Frame 1 (no input): blank canvas, image omitted
Frame 60 (the mouse pressed at the canvas centre just before this capture): blank canvas, image omitted
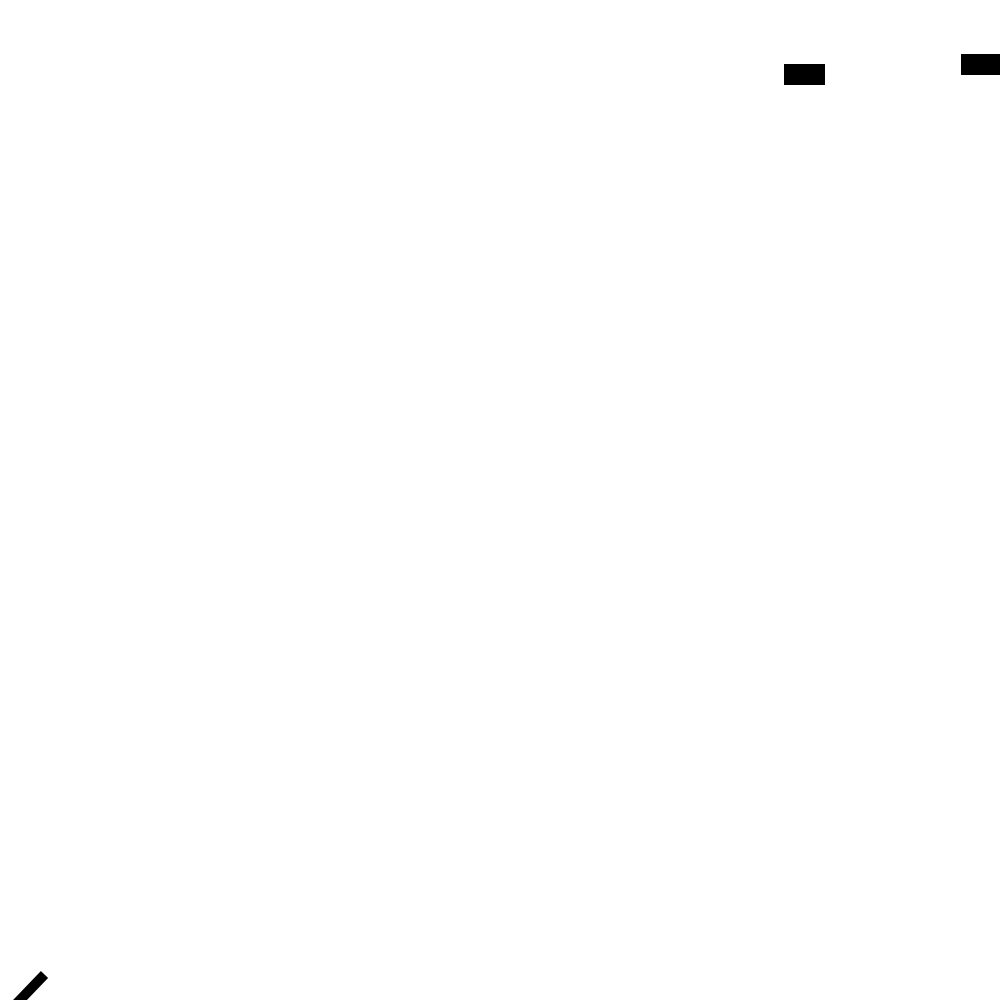
Frame 120 (the mouse held since frame 60 and released just before this capture)

The Processing sketch whose frames 1 and 60 were blank and that drew this single picture after the mouse press (run headless with seeded random() and noise(); from frame 60 on, the mouse is pressed at the canvas centre):

// Processing sketch: Ball_acceleration
// ── Ball_acceleration.pde
 //<>// //<>//
void setup() {
  size(1000, 1000);
  new EnemySpawner(1).start();
}

class Ball {
  PVector position;
  PVector velocity;
  PVector acceleration;

  PVector surge;

  int size;


  Ball(float x, float y, float vx, float vy, int size) {
    position = new PVector(x, y);
    velocity = new PVector(vx, vy);
    acceleration = new PVector(0, 0.5); // g
    surge = new PVector(-0.02, 0);
    this.size = size;
  }

  void update() {
    acceleration.add(surge);
    velocity.add(acceleration);
    position.add(velocity);
    fill(0);
    ellipse(position.x, position.y, size, size);
  }
}

class Canon {
  PVector position;
  PVector direction;
  int len;

  Canon(float x, float y, int len) {
    position = new PVector(x, y);
    direction = new PVector(mouseX, mouseY);
    this.len = len;
  }

  void update() {
    direction.x = mouseX;
    direction.y = mouseY;

    direction.sub(position);
    direction.normalize();
    direction.mult(this.len/2);
    translate(position.x, position.y);

    fill(0);
    strokeWeight(10);
    strokeCap(SQUARE);
    line(-direction.x, -direction.y, direction.x, direction.y);
    strokeWeight(1);
    translate(-position.x, -position.y);
  }
}

float normalize(float oldMin, float oldMax, float newMin, float newMax, float value) {
  return ((newMax-newMin)/(oldMax-oldMin))*(value - oldMax) + newMax;
}

float normalize0_1to10_100(float value) {
  return normalize(0, 1, 10, 100, value);
}


class Enemy {
  PVector position;
  PVector direction;  
  Enemy(float x, float y, float speed) {
    position = new PVector(x, y);
    direction = new PVector(-speed, 0);
  }

  void update() {
    fill(0);
    rect(position.x, position.y, 40, 20);
    position.add(direction);
  }
}

class EnemySpawner extends Thread {
  int seconds;
  EnemySpawner(int seconds) {
    this.seconds = seconds;
  }

  void run() {
    while (true) {
      delay(this.seconds * 1000);
      enemies.add(new Enemy(1000, normalize0_1to10_100(noise(enemies.size())), 3));
    }
  }
}

ArrayList<Enemy> enemies = new ArrayList();
ArrayList<Ball> balls = new ArrayList();

void mouseClicked() {
  balls.add(new Ball(canon.position.x, canon.position.y, canon.direction.x, canon.direction.y, 10));
}

Canon canon = new Canon(20, 1000, 70);

boolean isInBoundries(float x, float y) {
  if ((x > width) || (x < 0)) return false;
  if ((y > height) || (y < 0)) return false;

  return true;
}

void draw() {
  background(255);
  canon.update();

  for (int i = 0; i < balls.size(); i++) {
    Ball ball = balls.get(i);
    if (isInBoundries(ball.position.x, ball.position.y)) {
      ball.update();
    }
  }

  for (int i = 0; i < enemies.size(); i++) {
    Enemy enemy = enemies.get(i);
    if (isInBoundries(enemy.position.x, enemy.position.y)) {
      enemy.update();
    }
  }
}
